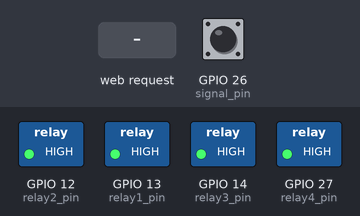
A sketch run on a simulated ESP32. Shown: switched loads named in the sketch (green lamp = pin HIGH). Dashed ring = blinking. The inputs (shaded band) are chosen by the test bench; at power-on: GPIO 26 (signal_pin) LOW. WiFi joins after 1.5 s; servers stay silent unless stated; what the sketch prints to the serial monitor is not drawn.

Above: at 3.2 s.
3.3 s: GPIO 26 (signal_pin) driven HIGH
At 4.5 s:
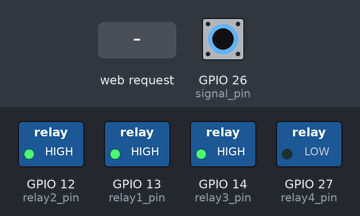
4.8 s: HTTP request GET /toggle?relay=1 received
At 5.9 s:
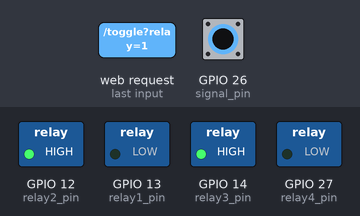
6.3 s: GPIO 26 (signal_pin) driven LOW
At 7.0 s:
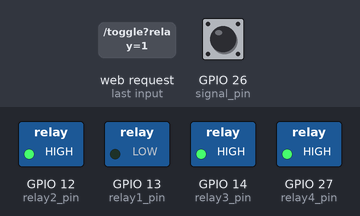
10.8 s: GPIO 26 (signal_pin) pulsed HIGH 2 times (0.12 s each, 0.3 s apart)
At 11.01 s:
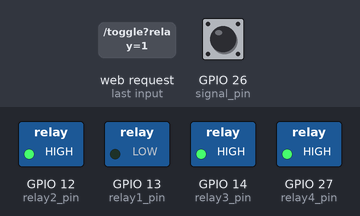
Timing chart, 0 to 13.8 s (numbered marks = the images above; inputs shaded):
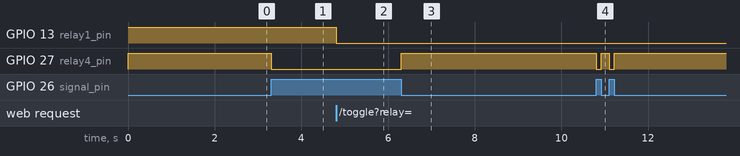

The sketch:

codigo_botones.ino
```cpp
#include <WiFi.h>
#include <WebServer.h>
#include <ArduinoOTA.h>

// Configuración Wi-Fi
const char* ssid = "Google Wifi";
const char* password = ":B#hWe6u$8:J/e}<mEBhigwGU";

// Pines para los relés
#define relay1_pin 13
#define relay2_pin 12
#define relay3_pin 14
#define relay4_pin 27

// Pin para verificar la señal
#define signal_pin 26

// Estados iniciales de los relés
bool relay1_state = false;
bool relay2_state = false;
bool relay3_state = false;
bool relay4_state = false;

// Control de prioridad para el relay 4
bool relay4_manual_control = false;  // Control manual (desde el botón) o automático (desde pin 26)

// Crear el servidor web en el puerto 80
WebServer server(80);

// Función para manejar la página web principal
void handleRoot() {
  String html = R"rawliteral(
  <!DOCTYPE html>
  <html>
  <head>
    <title>Control de Relés</title>
    <style>
      body { font-family: Arial; text-align: center; margin: 0; padding: 0; }
      button { margin: 10px; padding: 10px 20px; font-size: 16px; }
    </style>
  </head>
  <body>
    <h1>Control de Relés</h1>
    <button onclick="toggleRelay(1)">Relay 1: %RELAY1%</button>
    <button onclick="toggleRelay(2)">Relay 2: %RELAY2%</button>
    <button onclick="toggleRelay(3)">Relay 3: %RELAY3%</button>
    <button onclick="toggleRelay(4)">Relay 4: %RELAY4%</button>
    <br><br>
    <button onclick="toggleMode()">Modo: %MODE%</button>
    <br><br>
    <p>Estado de la entrada en pin 26: %SIGNAL%</p> <!-- Mostrar el estado del pin 26 -->
    <script>
      function toggleRelay(relay) {
        fetch('/toggle?relay=' + relay)
          .then(() => location.reload());
      }

      function toggleMode() {
        fetch('/toggleMode')
          .then(response => {
            if (response.ok) {
              location.reload(); // Recarga la página después de la solicitud exitosa
            }
          });
      }
    </script>
  </body>
  </html>
  )rawliteral";

  // Obtener el estado del pin de señal
  String signalStatus = (digitalRead(signal_pin) == HIGH) ? "ALTA" : "BAJA"; // Leer el estado del pin

  // Reemplazar los marcadores con el estado actual de los relés y el pin
  html.replace("%RELAY1%", relay1_state ? "ON" : "OFF");
  html.replace("%RELAY2%", relay2_state ? "ON" : "OFF");
  html.replace("%RELAY3%", relay3_state ? "ON" : "OFF");
  html.replace("%RELAY4%", relay4_state ? "ON" : "OFF");
  html.replace("%MODE%", relay4_manual_control ? "Manual" : "Automático");
  html.replace("%SIGNAL%", signalStatus); // Reemplazar el marcador con el estado del pin

  server.send(200, "text/html", html);
}


// Función para configurar OTA
void setupOTA() {
  ArduinoOTA.setPassword("123456789");
  ArduinoOTA.onStart([]() {
    String type = ArduinoOTA.getCommand() == U_FLASH ? "Sketch" : "Filesystem";
    Serial.println("Inicio de actualización OTA: " + type);
  });
  ArduinoOTA.onEnd([]() {
    Serial.println("\nActualización OTA completada.");
  });
  ArduinoOTA.onProgress([](unsigned int progress, unsigned int total) {
    Serial.printf("Progreso: %u%%\r", (progress / (total / 100)));
  });
  ArduinoOTA.onError([](ota_error_t error) {
    Serial.printf("Error[%u]: ", error);
    if (error == OTA_AUTH_ERROR) Serial.println("Error de autenticación");
    else if (error == OTA_BEGIN_ERROR) Serial.println("Error al comenzar");
    else if (error == OTA_CONNECT_ERROR) Serial.println("Error de conexión");
    else if (error == OTA_RECEIVE_ERROR) Serial.println("Error de recepción");
    else if (error == OTA_END_ERROR) Serial.println("Error al finalizar");
  });
  ArduinoOTA.begin();
  Serial.println("OTA listo para recibir actualizaciones.");
}

// Función para manejar el cambio de estado de los relés
void handleToggle() {
  if (server.hasArg("relay")) {
    int relay = server.arg("relay").toInt();
    switch (relay) {
      case 1:
        relay1_state = !relay1_state;
        digitalWrite(relay1_pin, relay1_state ? LOW : HIGH);
        break;
      case 2:
        relay2_state = !relay2_state;
        digitalWrite(relay2_pin, relay2_state ? LOW : HIGH);
        break;
      case 3:
        relay3_state = !relay3_state;
        digitalWrite(relay3_pin, relay3_state ? LOW : HIGH);
        break;
      case 4:
        relay4_state = !relay4_state;
        digitalWrite(relay4_pin, relay4_state ? LOW : HIGH);
        break;
    }
  }
  server.send(204, "text/plain", ""); // Respuesta vacía
}

// Función para alternar entre modo manual y automático
void handleToggleMode() {
  relay4_manual_control = !relay4_manual_control;  // Cambia el modo
  String mode = relay4_manual_control ? "Manual" : "Automático";
  Serial.println("Modo cambiado a: " + mode); // Para depuración
  server.send(204, "text/plain", ""); // Respuesta vacía
}

void setup() {
  // Configurar pines de relés
  pinMode(relay1_pin, OUTPUT);
  pinMode(relay2_pin, OUTPUT);
  pinMode(relay3_pin, OUTPUT);
  pinMode(relay4_pin, OUTPUT);

  // Configurar pin de señal como entrada
  pinMode(signal_pin, INPUT);

  // Apagar todos los relés al inicio
  digitalWrite(relay1_pin, HIGH);
  digitalWrite(relay2_pin, HIGH);
  digitalWrite(relay3_pin, HIGH);
  digitalWrite(relay4_pin, HIGH);

  // Conectar a WiFi
  Serial.begin(115200);
  Serial.println();
  Serial.print("Conectando a ");
  Serial.println(ssid);
  WiFi.begin(ssid, password);
  while (WiFi.status() != WL_CONNECTED) {
    delay(1000);
    Serial.print(".");
  }
  Serial.println();
  Serial.print("Conectado. Dirección IP: ");
  Serial.println(WiFi.localIP());

  // Configurar manejadores de rutas
  server.on("/", handleRoot);
  server.on("/toggle", handleToggle);
  server.on("/toggleMode", handleToggleMode);

  // Configurar OTA
  setupOTA();

  // Iniciar servidor
  server.begin();
  Serial.println("Servidor iniciado");
}

void loop() {
  // Manejar las solicitudes del servidor web
  server.handleClient();
  ArduinoOTA.handle(); // Manejar actualizaciones OTA

  // Verificar el estado del pin 26 si no se controla manualmente
  if (!relay4_manual_control) {
    if (digitalRead(signal_pin) == HIGH) {
      // Enciende el relay 4 si el pin 26 recibe señal alta
      if (!relay4_state) {
        relay4_state = true;
        digitalWrite(relay4_pin, LOW);  // Enciende el relay (baja el pin)
        Serial.print("Low");
      }
    } else {
      // Apaga el relay 4 si el pin 26 no recibe señal
      if (relay4_state) {
        relay4_state = false;
        digitalWrite(relay4_pin, HIGH);  // Apaga el relay (sube el pin)
        Serial.print("High");
      }
    }
  }
}
```

Measured:
- after the input at 3.3 s, GPIO 27 (relay4_pin): HIGH → LOW at once
- after the input at 4.8 s, GPIO 13 (relay1_pin): HIGH → LOW at once
- after the input at 6.3 s, GPIO 27 (relay4_pin): LOW → HIGH at once
- after the input at 10.8 s, GPIO 27 (relay4_pin): alternates HIGH for 0.18 s and LOW for 0.12 s, 4 changes in all, then stays HIGH, starting at once
